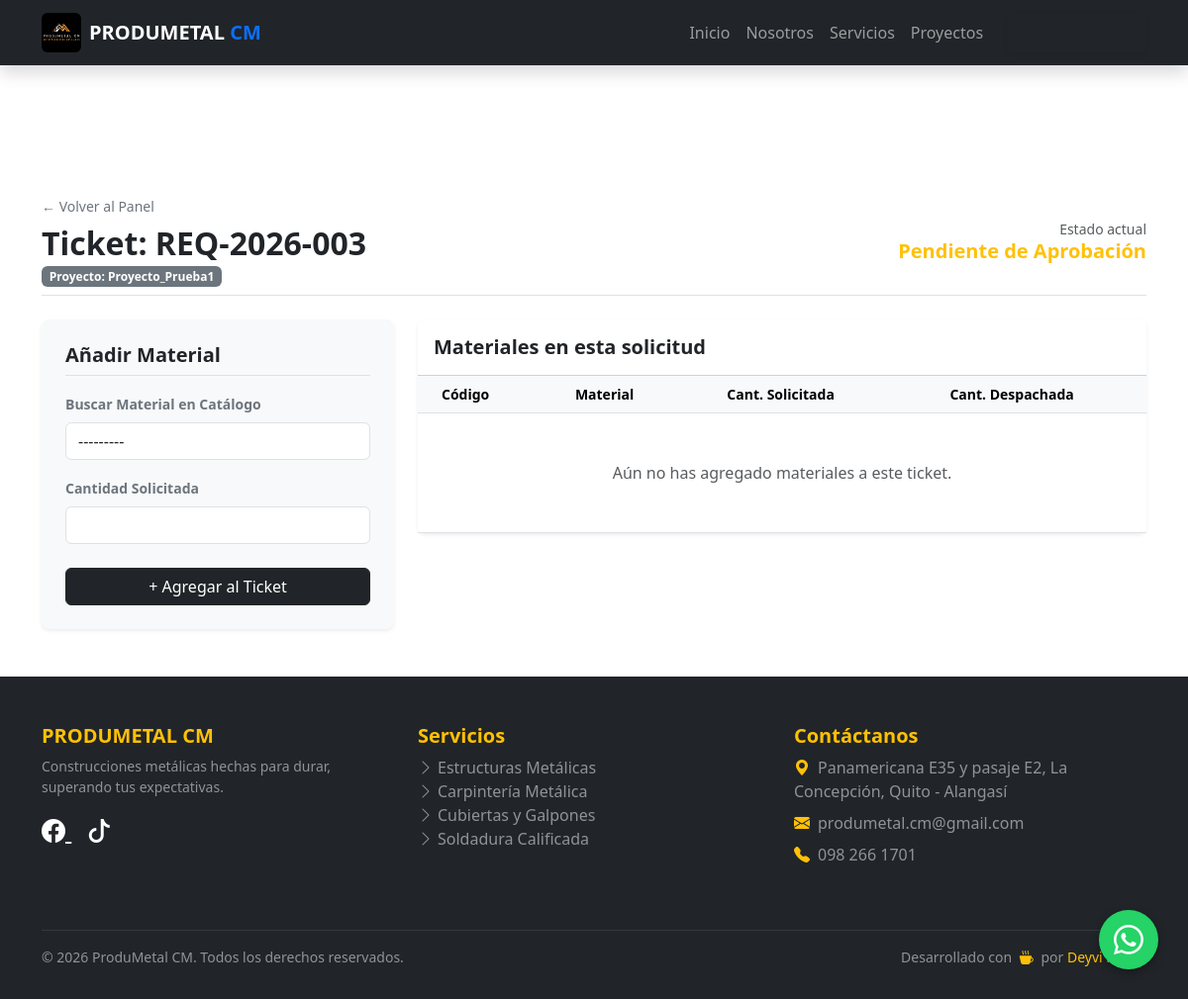
The page /erp/ticket/3/materiales/ (signed in) on the database as committed earlier.
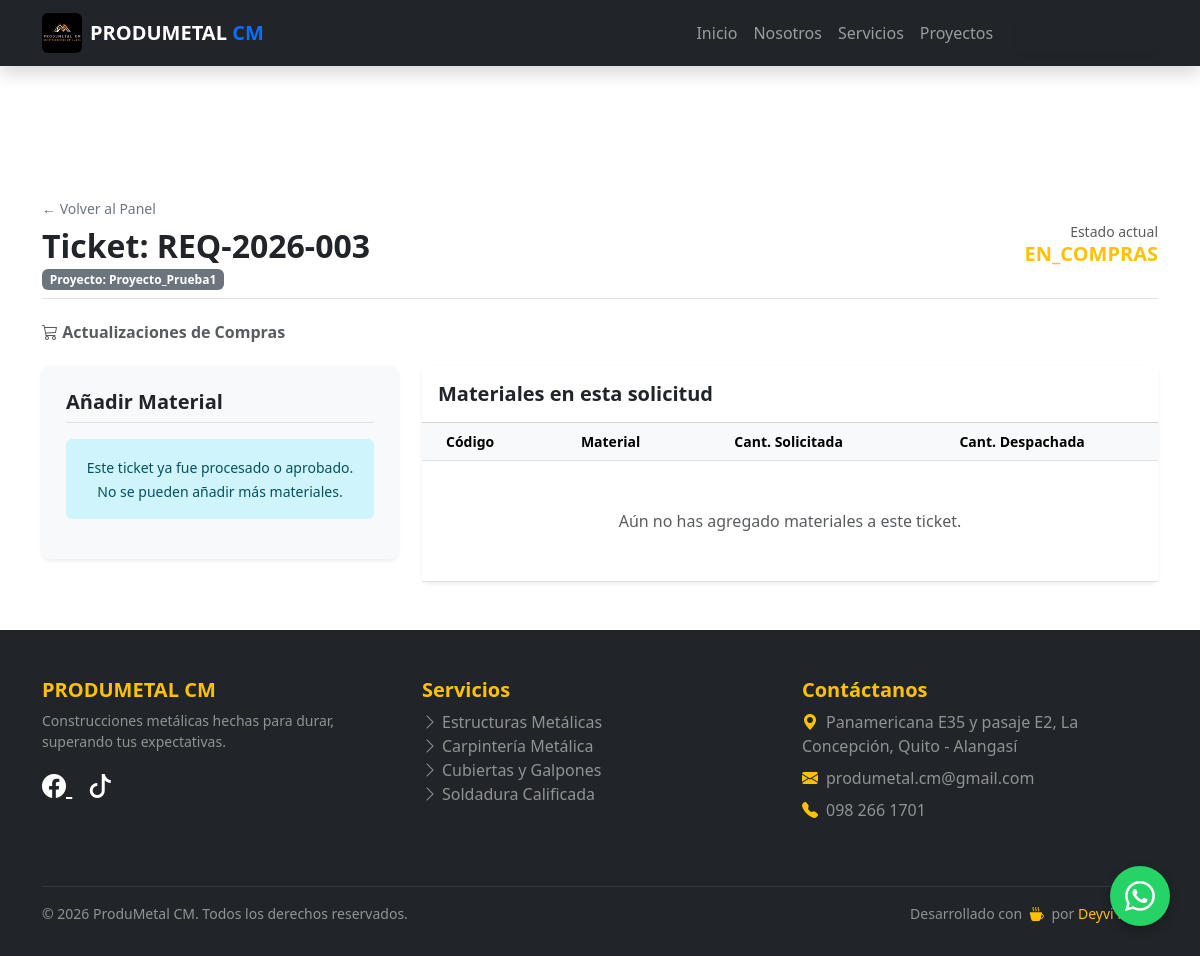
The same page on the database as committed later.
### web/models.py (models this page shows, shortened)
class Requerimiento(models.Model):
    ESTADOS = [
        ('PENDIENTE', 'Pendiente de Aprobación'),
        ('APROBADO', 'Aprobado'),
        ('RECHAZADO', 'Rechazado'),
        ('DESPACHADO', 'Despachado'),
    ]
    folio = models.CharField(max_length=20, unique=True, blank=True, editable=False)
    solicitante = models.ForeignKey(User, on_delete=models.PROTECT, related_name='requerimientos')
    proyecto = models.ForeignKey(Proyecto, on_delete=models.PROTECT)
    fecha_solicitud = models.DateTimeField(auto_now_add=True)
    estado = models.CharField(max_length=20, choices=ESTADOS, default='PENDIENTE')
    observaciones = models.TextField(blank=True)

class Proyecto(models.Model):
    nombre = models.CharField(max_length=200)
    centro_costos = models.CharField(max_length=100, unique=True)
    is_active = models.BooleanField(default=True, help_text="Desmarcar para borrado lógico")
    fecha_creacion = models.DateTimeField(auto_now_add=True)

### web/views.py (the view)
# urls.py: path('erp/ticket/<int:req_id>/materiales/', views.añadir_materiales, name='añadir_materiales'),
@login_required(login_url='login')
@user_passes_test(es_solicitante, login_url='dashboard_erp')
def añadir_materiales(request, req_id):
    requerimiento = get_object_or_404(Requerimiento, id=req_id, solicitante=request.user)
    detalles = requerimiento.detalles.all()
    if request.method == 'POST':
        form_detalle = DetalleRequerimientoForm(request.POST)
        if form_detalle.is_valid():
            nuevo_detalle = form_detalle.save(commit=False)
            nuevo_detalle.requerimiento = requerimiento
            nuevo_detalle.save()
            messages.success(request, 'Material añadido al ticket.')
            return redirect('añadir_materiales', req_id=requerimiento.id)
    else:
        form_detalle = DetalleRequerimientoForm()
    context = {
        'requerimiento': requerimiento,
        'detalles': detalles,
        'form': form_detalle
    }
    return render(request, 'web/erp/añadir_materiales.html', context)

### web/forms.py
class DetalleRequerimientoForm(forms.ModelForm):
    class Meta:
        model = DetalleRequerimiento
        fields = ['material', 'cantidad_solicitada']
        widgets = {
            'material': forms.Select(attrs={'class': 'form-control'}),
            'cantidad_solicitada': forms.NumberInput(attrs={'class': 'form-control', 'min': '0.1', 'step': '0.01'}),
        }

### web/models.py (called while the page is built)
    def __str__(self):
        return f"[{self.get_tipo_display()}] {self.sku} - {self.nombre} (Stock: {self.stock_actual})"

### web/views.py (called while the page is built)
def es_solicitante(user):
    return user.groups.filter(name='Solicitante').exists() or user.is_superuser

### web/templates/web/erp/añadir_materiales.html (shortened to what the changed rows need)
{% extends 'web/base.html' %}
{% block content %}
<div class="container py-5" style="margin-top: 80px;">
    <div class="d-flex justify-content-between align-items-center mb-4 pb-2 border-bottom">
        <div>
            <a href="{% url 'dashboard_erp' %}" class="text-decoration-none text-secondary small d-block mb-2">&larr; Volver al Panel</a>
            <h2 class="fw-bold text-dark mb-0">Ticket: {{ requerimiento.folio }}</h2>
            <span class="badge bg-secondary mt-1">Proyecto: {{ requerimiento.proyecto.nombre }}</span>
        </div>
        <div class="text-end">
            <p class="mb-0 text-muted small">Estado actual</p>
            <h5 class="mb-0 fw-bold text-warning">{{ requerimiento.get_estado_display }}</h5>
        </div>
    </div>
    {% if requerimiento.solicitudcompra_set.first %}
        <div class="mb-4">
            <h6 class="text-muted fw-bold mb-3"><i class="bi bi-cart3"></i> Actualizaciones de Compras</h6>
        </div>
    {% endif %}
    <div class="row g-4">
        <div class="col-lg-4">
            <div class="card shadow-sm border-0 bg-light rounded-3">
                <div class="card-body p-4">
                    {% if requerimiento.estado == 'PENDIENTE' %}
                        <form method="POST">
                            <div class="mb-3">
                                <label class="form-label fw-semibold text-secondary small">Buscar Material en Catálogo</label>
                                {{ form.material }}
                            </div>
                            <div class="mb-4">
                                <label class="form-label fw-semibold text-secondary small">Cantidad Solicitada</label>
                                {{ form.cantidad_solicitada }}
                            </div>
                            <div class="d-grid">
                                <button type="submit" class="btn btn-dark">+ Agregar al Ticket</button>
                            </div>
                        </form>
                    {% else %}
                        <div class="alert alert-info border-0 text-center">
                            <small>Este ticket ya fue procesado o aprobado. No se pueden añadir más materiales.</small>
                        </div>
                    {% endif %}
                </div>
            </div>
        </div>
        <div class="col-lg-8">
            <div class="card shadow-sm border-0 rounded-3">
                <div class="card-body p-0">
                    <div class="table-responsive">
                        <table class="table table-hover align-middle mb-0">
                            <thead class="table-light text-muted small">
                                <tr>
                                    <th class="px-4 py-2">Código</th>
                                    <th class="py-2">Material</th>
                                    <th class="py-2 text-center">Cant. Solicitada</th>
                                    <th class="px-4 py-2 text-center">Cant. Despachada</th>
                                </tr>
                            </thead>
                        </table>
                    </div>
                </div>
            </div>
        </div>
    </div>
</div>
{% endblock %}

Rows that differ between the two databases and show on the page:
changed Requerimiento "Proyecto_Prueba1": estado "Pendiente de Aprobación" → "EN_COMPRAS"
Other text that changed with them:
form field material: "---------" → (not shown)
text no longer shown: "Buscar Material en Catálogo Cantidad Solicitada + Agregar al Ticket"
text now shown: "Actualizaciones de Compras Este ticket ya fue procesado o aprobado. No se pueden añadir más materiales."
